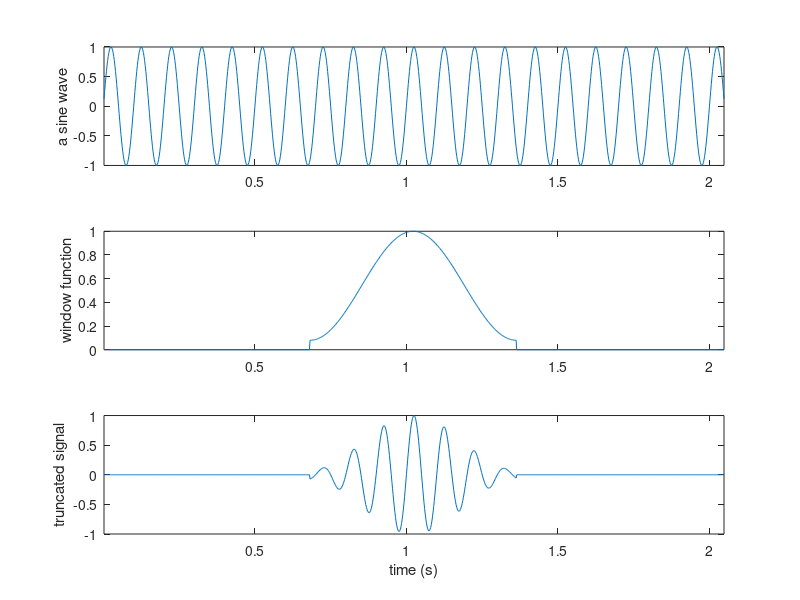

The MATLAB source for this figure:
%% Author: Lu, Chia-Feng 2013.11.01
clear, close all

%% initialize parameters
samplerate=500; % in Hz
N=1024; % data length

sinefreq=10; % in Hz
%% generate a sine wave
t=[1:N]/samplerate;
sig=sin(2*pi*sinefreq*t);

%% generate window function
% help window
WF=zeros(1,N);
temp=window(@hamming,round(N/3));
WF(round(N/3):round(N/3)+length(temp)-1)=temp;

%% truncate signal by window function
sig_trunc=sig.*WF;

%% plot signal and window function
figure,
subplot(3,1,1),plot(t,sig),xlim([t(1) t(end)])
ylabel('a sine wave')
subplot(3,1,2),plot(t,WF),xlim([t(1) t(end)])
ylabel('window function')
subplot(3,1,3),plot(t,sig_trunc),xlim([t(1) t(end)])
ylabel('truncated signal')
xlabel('time (s)')

